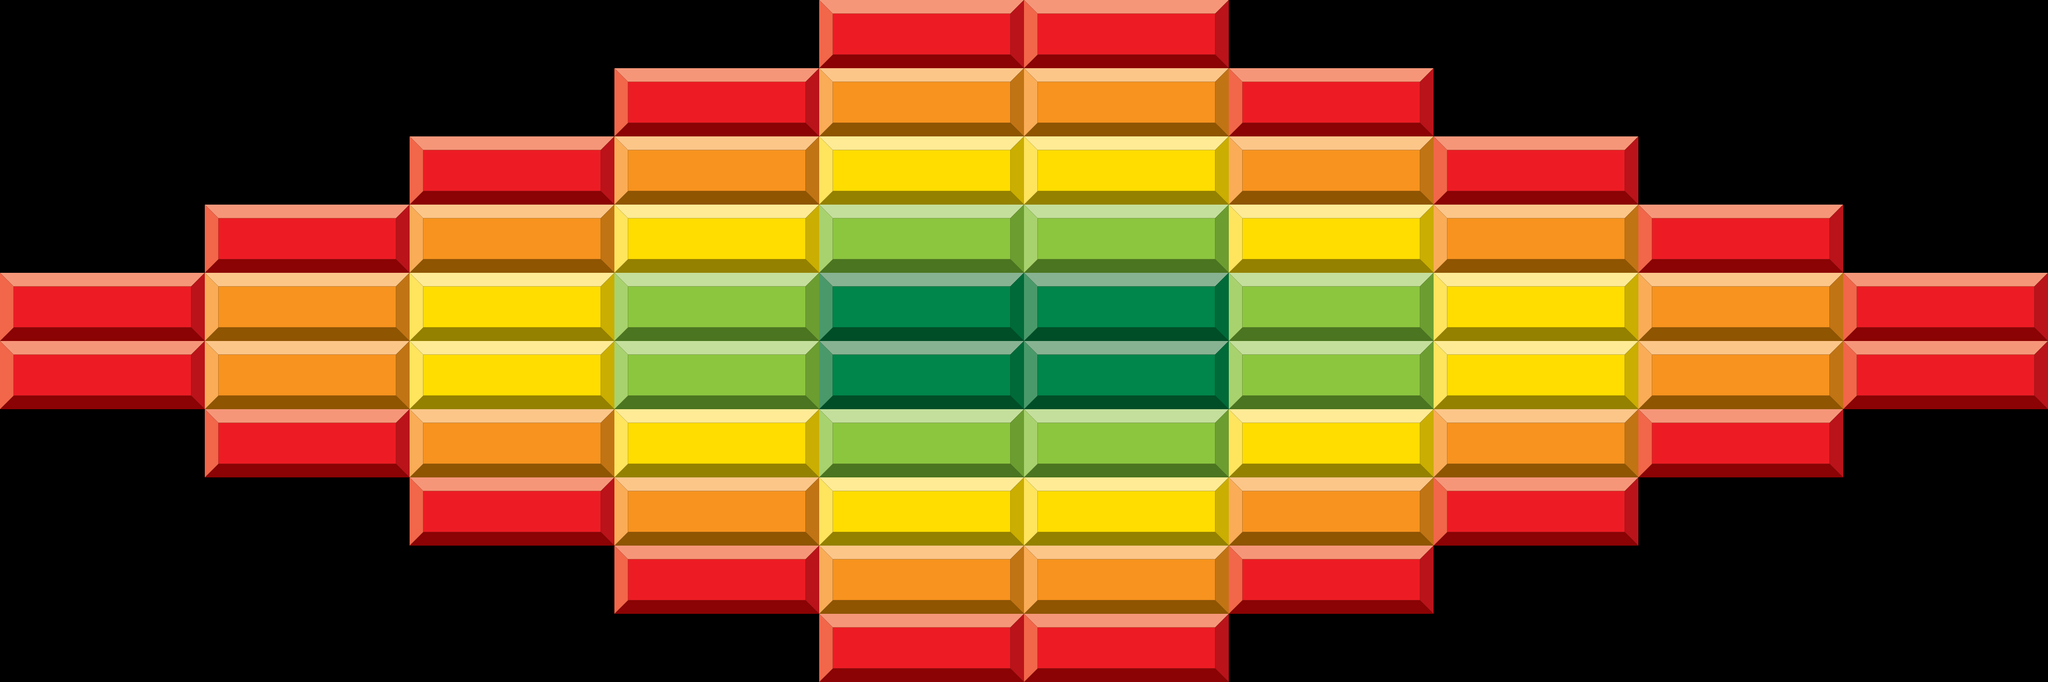

Below is a game level as drawn by its tile map, then a one-line description and the .tmx file that defines it, in full:
An orthogonal 10x10 tile map with 384x128 px tiles, 1 tile layer (Tiles) and 61 objects.

<map version="1.5" tiledversion="1.7.2" orientation="orthogonal" renderorder="right-down" width="10" height="10" tilewidth="384" tileheight="128" infinite="0" nextlayerid="3" nextobjectid="76">
 <tileset firstgid="1" source="Bricks.tsx" />
 <layer id="1" name="Tiles" width="10" height="10">
  <data encoding="csv">
0,0,0,0,7,7,0,0,0,0,
0,0,0,7,9,9,7,0,0,0,
0,0,7,9,13,13,9,7,0,0,
0,7,9,13,3,3,13,9,7,0,
7,9,13,3,15,15,3,13,9,7,
7,9,13,3,15,15,3,13,9,7,
0,7,9,13,3,3,13,9,7,0,
0,0,7,9,13,13,9,7,0,0,
0,0,0,7,9,9,7,0,0,0,
0,0,0,0,7,7,0,0,0,0
</data>
 </layer>
 <objectgroup id="2" name="Boxes" visible="0">
  <object id="1" x="1536" y="0" width="384" height="128" />
  <object id="8" x="1920" y="0" width="384" height="128" />
  <object id="9" x="1536" y="128" width="384" height="128" />
  <object id="10" x="1920" y="128" width="384" height="128" />
  <object id="11" x="1536" y="256" width="384" height="128" />
  <object id="12" x="1920" y="256" width="384" height="128" />
  <object id="13" x="1536" y="384" width="384" height="128" />
  <object id="14" x="1920" y="384" width="384" height="128" />
  <object id="15" x="1536" y="512" width="384" height="128" />
  <object id="16" x="1920" y="512" width="384" height="128" />
  <object id="17" x="1536" y="640" width="384" height="128" />
  <object id="18" x="1920" y="640" width="384" height="128" />
  <object id="19" x="1536" y="768" width="384" height="128" />
  <object id="20" x="1920" y="768" width="384" height="128" />
  <object id="21" x="1536" y="896" width="384" height="128" />
  <object id="22" x="1920" y="896" width="384" height="128" />
  <object id="23" x="1536" y="1024" width="384" height="128" />
  <object id="24" x="1920" y="1024" width="384" height="128" />
  <object id="25" x="1536" y="1152" width="384" height="128" />
  <object id="26" x="1920" y="1152" width="384" height="128" />
  <object id="27" x="768" y="256" width="384" height="128" />
  <object id="28" x="1152" y="256" width="384" height="128" />
  <object id="29" x="768" y="384" width="384" height="128" />
  <object id="30" x="1152" y="384" width="384" height="128" />
  <object id="31" x="768" y="512" width="384" height="128" />
  <object id="32" x="1152" y="512" width="384" height="128" />
  <object id="33" x="768" y="640" width="384" height="128" />
  <object id="34" x="1152" y="640" width="384" height="128" />
  <object id="35" x="768" y="768" width="384" height="128" />
  <object id="36" x="1152" y="768" width="384" height="128" />
  <object id="37" x="768" y="896" width="384" height="128" />
  <object id="38" x="1152" y="896" width="384" height="128" />
  <object id="41" x="2304" y="256" width="384" height="128" />
  <object id="42" x="2688" y="256" width="384" height="128" />
  <object id="43" x="2304" y="384" width="384" height="128" />
  <object id="44" x="2688" y="384" width="384" height="128" />
  <object id="45" x="2304" y="512" width="384" height="128" />
  <object id="46" x="2688" y="512" width="384" height="128" />
  <object id="47" x="2304" y="640" width="384" height="128" />
  <object id="48" x="2688" y="640" width="384" height="128" />
  <object id="49" x="2304" y="768" width="384" height="128" />
  <object id="50" x="2688" y="768" width="384" height="128" />
  <object id="51" x="2304" y="896" width="384" height="128" />
  <object id="52" x="2688" y="896" width="384" height="128" />
  <object id="53" x="2304" y="128" width="384" height="128" />
  <object id="54" x="3072" y="384" width="384" height="128" />
  <object id="55" x="3456" y="512" width="384" height="128" />
  <object id="56" x="3072" y="512" width="384" height="128" />
  <object id="57" x="3072" y="640" width="384" height="128" />
  <object id="58" x="3072" y="768" width="384" height="128" />
  <object id="59" x="3456" y="640" width="384" height="128" />
  <object id="66" x="2304" y="1024" width="384" height="128" />
  <object id="67" x="1152" y="1024" width="384" height="128" />
  <object id="68" x="384" y="768" width="384" height="128" />
  <object id="69" x="0" y="640" width="384" height="128" />
  <object id="70" x="0" y="512" width="384" height="128" />
  <object id="71" x="384" y="512" width="384" height="128" />
  <object id="72" x="384" y="640" width="384" height="128" />
  <object id="73" x="384" y="384" width="384" height="128" />
  <object id="74" x="1152" y="128" width="384" height="128" />
  <object id="75" x="3308.71" y="1806.78" height="11.153" />
 </objectgroup>
</map>
